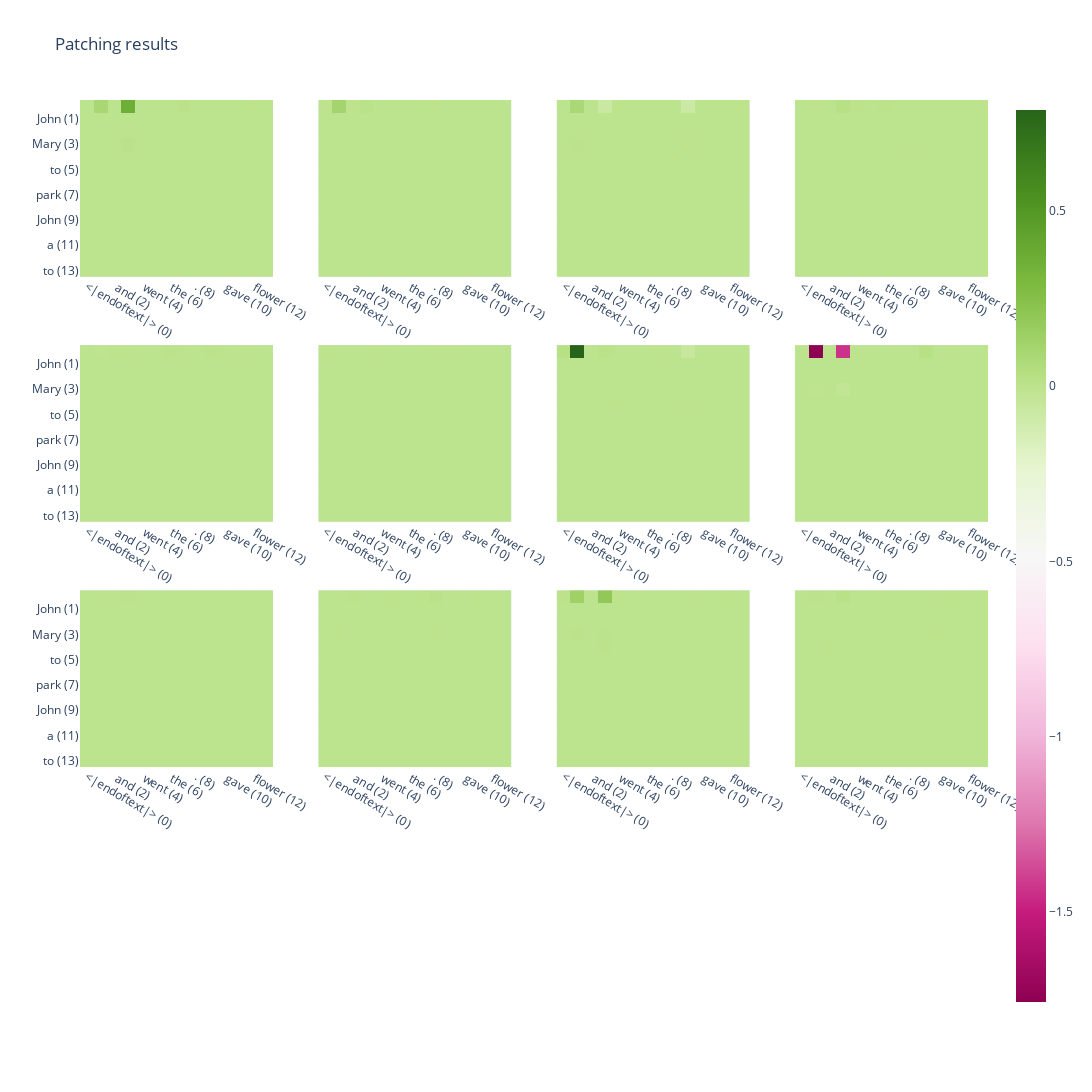

The notebook cell this image was saved under:
### Code cell
patching.plot_patch(width=1200, height=1400, layer=10)

### Figure 1 — Plotly figure (JSON) as saved in the notebook; plotly's stock layout.template omitted (floating-point values rounded to 4 significant figures; data arrays with more than 128 entries replaced by an {"elided": "..."} marker saying what was removed)
{"data": [{"coloraxis": "coloraxis", "hovertemplate": "x: %{x}<br>y: %{y}<br>color: %{z}<extra></extra>", "name": "0", "type": "heatmap", "x": ["<|endoftext|> (0)", "John (1)", " and (2)", " Mary (3)", " went (4)", " to (5)", " the (6)", " park (7)", ". (8)", " John (9)", " gave (10)", " a (11)", " flower (12)", " to (13)"], "xaxis": "x", "y": [" to (13)", " flower (12)", " a (11)", " gave (10)", " John (9)", ". (8)", " park (7)", " the (6)", " to (5)", " went (4)", " Mary (3)", " and (2)", "John (1)", "<|endoftext|> (0)"], "yaxis": "y", "z": {"elided": "14x14 float values"}}, {"coloraxis": "coloraxis", "hovertemplate": "x: %{x}<br>y: %{y}<br>color: %{z}<extra></extra>", "name": "0", "type": "heatmap", "x": ["<|endoftext|> (0)", "John (1)", " and (2)", " Mary (3)", " went (4)", " to (5)", " the (6)", " park (7)", ". (8)", " John (9)", " gave (10)", " a (11)", " flower (12)", " to (13)"], "xaxis": "x2", "y": [" to (13)", " flower (12)", " a (11)", " gave (10)", " John (9)", ". (8)", " park (7)", " the (6)", " to (5)", " went (4)", " Mary (3)", " and (2)", "John (1)", "<|endoftext|> (0)"], "yaxis": "y2", "z": {"elided": "14x14 float values"}}, {"coloraxis": "coloraxis", "hovertemplate": "x: %{x}<br>y: %{y}<br>color: %{z}<extra></extra>", "name": "0", "type": "heatmap", "x": ["<|endoftext|> (0)", "John (1)", " and (2)", " Mary (3)", " went (4)", " to (5)", " the (6)", " park (7)", ". (8)", " John (9)", " gave (10)", " a (11)", " flower (12)", " to (13)"], "xaxis": "x3", "y": [" to (13)", " flower (12)", " a (11)", " gave (10)", " John (9)", ". (8)", " park (7)", " the (6)", " to (5)", " went (4)", " Mary (3)", " and (2)", "John (1)", "<|endoftext|> (0)"], "yaxis": "y3", "z": {"elided": "14x14 float values"}}, {"coloraxis": "coloraxis", "hovertemplate": "x: %{x}<br>y: %{y}<br>color: %{z}<extra></extra>", "name": "0", "type": "heatmap", "x": ["<|endoftext|> (0)", "John (1)", " and (2)", " Mary (3)", " went (4)", " to (5)", " the (6)", " park (7)", ". (8)", " John (9)", " gave (10)", " a (11)", " flower (12)", " to (13)"], "xaxis": "x4", "y": [" to (13)", " flower (12)", " a (11)", " gave (10)", " John (9)", ". (8)", " park (7)", " the (6)", " to (5)", " went (4)", " Mary (3)", " and (2)", "John (1)", "<|endoftext|> (0)"], "yaxis": "y4", "z": {"elided": "14x14 float values"}}, {"coloraxis": "coloraxis", "hovertemplate": "x: %{x}<br>y: %{y}<br>color: %{z}<extra></extra>", "name": "0", "type": "heatmap", "x": ["<|endoftext|> (0)", "John (1)", " and (2)", " Mary (3)", " went (4)", " to (5)", " the (6)", " park (7)", ". (8)", " John (9)", " gave (10)", " a (11)", " flower (12)", " to (13)"], "xaxis": "x5", "y": [" to (13)", " flower (12)", " a (11)", " gave (10)", " John (9)", ". (8)", " park (7)", " the (6)", " to (5)", " went (4)", " Mary (3)", " and (2)", "John (1)", "<|endoftext|> (0)"], "yaxis": "y5", "z": {"elided": "14x14 float values"}}, {"coloraxis": "coloraxis", "hovertemplate": "x: %{x}<br>y: %{y}<br>color: %{z}<extra></extra>", "name": "0", "type": "heatmap", "x": ["<|endoftext|> (0)", "John (1)", " and (2)", " Mary (3)", " went (4)", " to (5)", " the (6)", " park (7)", ". (8)", " John (9)", " gave (10)", " a (11)", " flower (12)", " to (13)"], "xaxis": "x6", "y": [" to (13)", " flower (12)", " a (11)", " gave (10)", " John (9)", ". (8)", " park (7)", " the (6)", " to (5)", " went (4)", " Mary (3)", " and (2)", "John (1)", "<|endoftext|> (0)"], "yaxis": "y6", "z": {"elided": "14x14 float values"}}, {"coloraxis": "coloraxis", "hovertemplate": "x: %{x}<br>y: %{y}<br>color: %{z}<extra></extra>", "name": "0", "type": "heatmap", "x": ["<|endoftext|> (0)", "John (1)", " and (2)", " Mary (3)", " went (4)", " to (5)", " the (6)", " park (7)", ". (8)", " John (9)", " gave (10)", " a (11)", " flower (12)", " to (13)"], "xaxis": "x7", "y": [" to (13)", " flower (12)", " a (11)", " gave (10)", " John (9)", ". (8)", " park (7)", " the (6)", " to (5)", " went (4)", " Mary (3)", " and (2)", "John (1)", "<|endoftext|> (0)"], "yaxis": "y7", "z": {"elided": "14x14 float values"}}, {"coloraxis": "coloraxis", "hovertemplate": "x: %{x}<br>y: %{y}<br>color: %{z}<extra></extra>", "name": "0", "type": "heatmap", "x": ["<|endoftext|> (0)", "John (1)", " and (2)", " Mary (3)", " went (4)", " to (5)", " the (6)", " park (7)", ". (8)", " John (9)", " gave (10)", " a (11)", " flower (12)", " to (13)"], "xaxis": "x8", "y": [" to (13)", " flower (12)", " a (11)", " gave (10)", " John (9)", ". (8)", " park (7)", " the (6)", " to (5)", " went (4)", " Mary (3)", " and (2)", "John (1)", "<|endoftext|> (0)"], "yaxis": "y8", "z": {"elided": "14x14 float values"}}, {"coloraxis": "coloraxis", "hovertemplate": "x: %{x}<br>y: %{y}<br>color: %{z}<extra></extra>", "name": "0", "type": "heatmap", "x": ["<|endoftext|> (0)", "John (1)", " and (2)", " Mary (3)", " went (4)", " to (5)", " the (6)", " park (7)", ". (8)", " John (9)", " gave (10)", " a (11)", " flower (12)", " to (13)"], "xaxis": "x9", "y": [" to (13)", " flower (12)", " a (11)", " gave (10)", " John (9)", ". (8)", " park (7)", " the (6)", " to (5)", " went (4)", " Mary (3)", " and (2)", "John (1)", "<|endoftext|> (0)"], "yaxis": "y9", "z": {"elided": "14x14 float values"}}, {"coloraxis": "coloraxis", "hovertemplate": "x: %{x}<br>y: %{y}<br>color: %{z}<extra></extra>", "name": "0", "type": "heatmap", "x": ["<|endoftext|> (0)", "John (1)", " and (2)", " Mary (3)", " went (4)", " to (5)", " the (6)", " park (7)", ". (8)", " John (9)", " gave (10)", " a (11)", " flower (12)", " to (13)"], "xaxis": "x10", "y": [" to (13)", " flower (12)", " a (11)", " gave (10)", " John (9)", ". (8)", " park (7)", " the (6)", " to (5)", " went (4)", " Mary (3)", " and (2)", "John (1)", "<|endoftext|> (0)"], "yaxis": "y10", "z": {"elided": "14x14 float values"}}, {"coloraxis": "coloraxis", "hovertemplate": "x: %{x}<br>y: %{y}<br>color: %{z}<extra></extra>", "name": "0", "type": "heatmap", "x": ["<|endoftext|> (0)", "John (1)", " and (2)", " Mary (3)", " went (4)", " to (5)", " the (6)", " park (7)", ". (8)", " John (9)", " gave (10)", " a (11)", " flower (12)", " to (13)"], "xaxis": "x11", "y": [" to (13)", " flower (12)", " a (11)", " gave (10)", " John (9)", ". (8)", " park (7)", " the (6)", " to (5)", " went (4)", " Mary (3)", " and (2)", "John (1)", "<|endoftext|> (0)"], "yaxis": "y11", "z": {"elided": "14x14 float values"}}, {"coloraxis": "coloraxis", "hovertemplate": "x: %{x}<br>y: %{y}<br>color: %{z}<extra></extra>", "name": "0", "type": "heatmap", "x": ["<|endoftext|> (0)", "John (1)", " and (2)", " Mary (3)", " went (4)", " to (5)", " the (6)", " park (7)", ". (8)", " John (9)", " gave (10)", " a (11)", " flower (12)", " to (13)"], "xaxis": "x12", "y": [" to (13)", " flower (12)", " a (11)", " gave (10)", " John (9)", ". (8)", " park (7)", " the (6)", " to (5)", " went (4)", " Mary (3)", " and (2)", "John (1)", "<|endoftext|> (0)"], "yaxis": "y12", "z": {"elided": "14x14 float values"}}], "layout": {"height": 1400, "title": {"text": "Patching results"}, "width": 1200, "xaxis": {"anchor": "y", "domain": [0, 0.2125]}, "xaxis10": {"anchor": "y10", "domain": [0.2625, 0.475]}, "xaxis11": {"anchor": "y11", "domain": [0.525, 0.7375]}, "xaxis12": {"anchor": "y12", "domain": [0.7875, 1]}, "xaxis13": {"anchor": "y13", "domain": [0, 0.2125]}, "xaxis14": {"anchor": "y14", "domain": [0.2625, 0.475]}, "xaxis15": {"anchor": "y15", "domain": [0.525, 0.7375]}, "xaxis16": {"anchor": "y16", "domain": [0.7875, 1]}, "xaxis2": {"anchor": "y2", "domain": [0.2625, 0.475]}, "xaxis3": {"anchor": "y3", "domain": [0.525, 0.7375]}, "xaxis4": {"anchor": "y4", "domain": [0.7875, 1]}, "xaxis5": {"anchor": "y5", "domain": [0, 0.2125]}, "xaxis6": {"anchor": "y6", "domain": [0.2625, 0.475]}, "xaxis7": {"anchor": "y7", "domain": [0.525, 0.7375]}, "xaxis8": {"anchor": "y8", "domain": [0.7875, 1]}, "xaxis9": {"anchor": "y9", "domain": [0, 0.2125]}, "yaxis": {"anchor": "x", "domain": [0.8063, 1]}, "yaxis10": {"anchor": "x10", "domain": [0.2687, 0.4625], "matches": "y9", "showticklabels": false}, "yaxis11": {"anchor": "x11", "domain": [0.2687, 0.4625], "matches": "y9", "showticklabels": false}, "yaxis12": {"anchor": "x12", "domain": [0.2687, 0.4625], "matches": "y9", "showticklabels": false}, "yaxis13": {"anchor": "x13", "domain": [0, 0.1938]}, "yaxis14": {"anchor": "x14", "domain": [0, 0.1938], "matches": "y13", "showticklabels": false}, "yaxis15": {"anchor": "x15", "domain": [0, 0.1938], "matches": "y13", "showticklabels": false}, "yaxis16": {"anchor": "x16", "domain": [0, 0.1938], "matches": "y13", "showticklabels": false}, "yaxis2": {"anchor": "x2", "domain": [0.8063, 1], "matches": "y", "showticklabels": false}, "yaxis3": {"anchor": "x3", "domain": [0.8063, 1], "matches": "y", "showticklabels": false}, "yaxis4": {"anchor": "x4", "domain": [0.8063, 1], "matches": "y", "showticklabels": false}, "yaxis5": {"anchor": "x5", "domain": [0.5375, 0.7312]}, "yaxis6": {"anchor": "x6", "domain": [0.5375, 0.7312], "matches": "y5", "showticklabels": false}, "yaxis7": {"anchor": "x7", "domain": [0.5375, 0.7312], "matches": "y5", "showticklabels": false}, "yaxis8": {"anchor": "x8", "domain": [0.5375, 0.7312], "matches": "y5", "showticklabels": false}, "yaxis9": {"anchor": "x9", "domain": [0.2687, 0.4625]}}}
